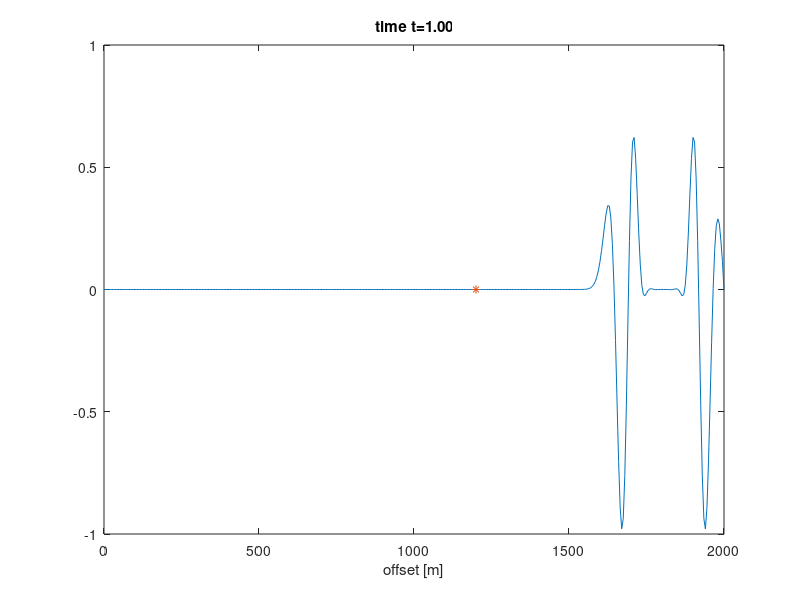
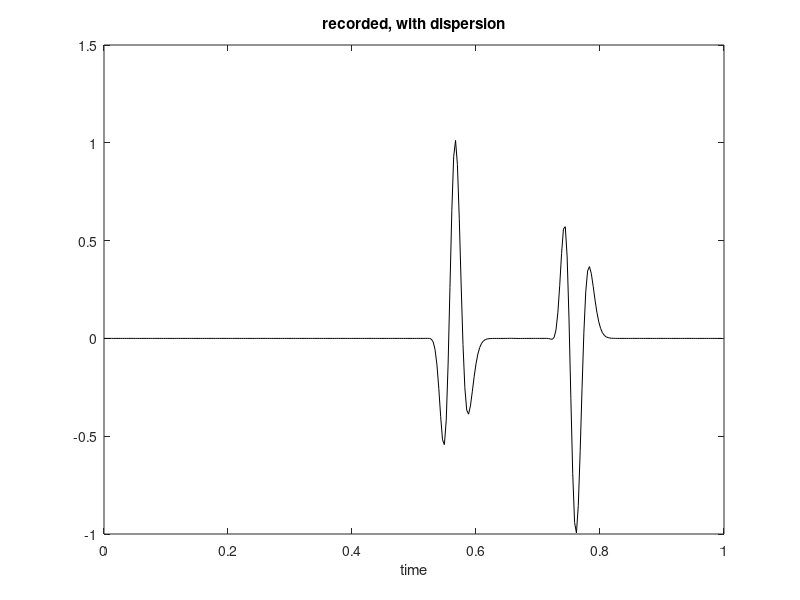

Here is the MATLAB script that generated these plots, in order:
%% 2nd order hyperbolic PDE: the Wave Equation
% u_{tt} = c^2*u_{xx} ;  u_t(x,0)=exp(-100*(x-.7)^2)
clear all; close all; clc;

%% Model setup
c = 2000;                  % [m/s] wave velocity
dx= 5;                     % [m]   grid spacing
r = 1.2                    % [-]   CFL (Courant number)
dt= r*dx/c;                % [s]   time sampling
x = 0:dx:2000;             % [m]   cell locations
N = length(x);             % [-]   number of cells
T = 0:dt:1;                % [s]   time vector
M = length(T);             % [-]   number of time steps

% Define Ricker wavelet source
fc = 20;                   % [Hz]  central wavelet frequency
t0 = 1.5/fc;               % [s]   delay wavelet
tau=pi*(T-t0)*fc;          % [-]   Ricker wavelet argument
% fs = (1 - 2*tau.^2) .* exp( -tau.^2 );       % Original Ricker wavelet
fs = 2*pi*fc*tau .* (2*tau.^2 - 3) .* exp( -tau.^2 );    % Derivative of Ricker wavelet

% Initialize the grid
u1 = zeros(N,1); % 'u 2 old'
u2 = zeros(N,1); % 'u 1 old'
uj = zeros(N,1); % 'u new'

record = [];

X = 2:N-1; % Update cells
for j=2:M
   u2(round(N/10)) =u2(round(N/10)) + fs(j)*dt^2/dx*c*2; % Inject source
   % PSEUDOSPECTRAL
   % --------> Implemented as:
   %          ifft(       -           k                             ^2   * fft(u)         )
   du = real(ifft( -([(pi/dx/N)*(0:N-1) -pi/dx+(pi/dx/N)*(0:N-1)]).^2' .* fft(u2(:),2*N)));
   du2 = real(ifft( -([(pi/dx/N)*(0:N-1) -pi/dx+(pi/dx/N)*(0:N-1)]).^2' .* fft(du(:),2*N)));
   uj(X) = c^2*dt^2*du(X) + c^4*dt^4/16*du2(X) +  2*u2(X) - u1(X);
   
   plot(x,uj),ylim([-1 1]),title(sprintf('time t=%0.2f',j*dt)),xlabel('offset [m]')
   hold on
   plot(x(round(3*N/5)),uj(round(3*N/5)),'*')
   hold off
   
   drawnow
   u1 = u2;
   u2 = uj;
   record = [record, uj(round(3*N/5))];
end

figure(2)
plot(T(1:M-1),record,'k')
title('recorded, with dispersion')
xlabel('time')